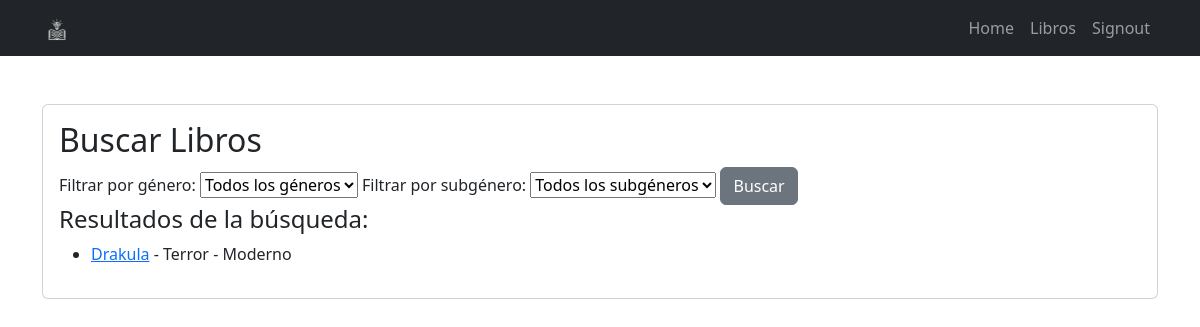
Page /buscar-libros/ (signed in) on the earlier database version.
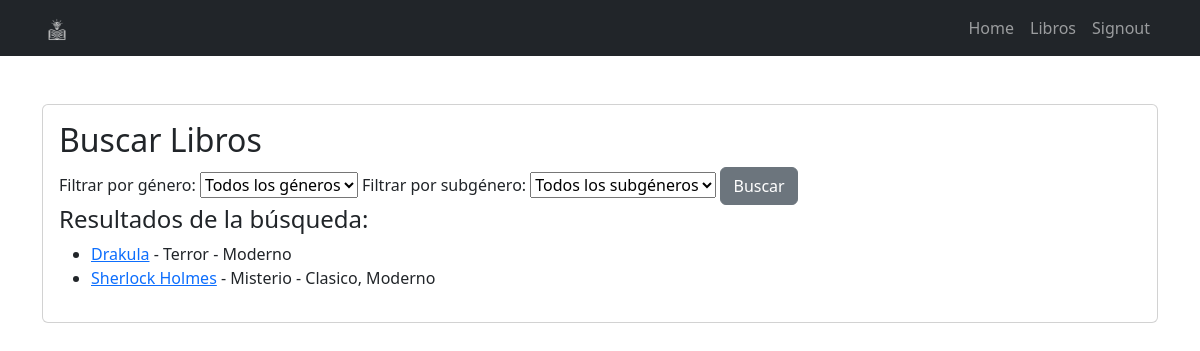
Same page on the later database version.
### tasks/models.py (models this page shows, shortened)
class Book(models.Model):
    title = models.CharField(max_length=200)
    author = models.CharField(max_length=100)
    genre = models.ForeignKey(Genre, on_delete=models.CASCADE, related_name="books")
    subgenre = models.ManyToManyField(Subgenre, related_name='books')
    description = models.TextField()
    publication_date = models.DateField()
    cover_image = models.ImageField(upload_to='covers/', null=True, blank=True)
    def get_subgenres(self):
        return ", ".join([sub.name for sub in self.subgenre.all()])  # Crea una cadena con los nombres de los subgéneros
    get_subgenres.short_description = 'get_subgenres'  # Nombre de la columna en el admin

class Genre(models.Model):
    name = models.CharField(max_length=100)

class Subgenre(models.Model):
    name = models.CharField(max_length=100)
    genero = models.ForeignKey(Genre, on_delete=models.CASCADE, related_name="subgeneros")

### tasks/views.py (the view)
# urls.py: path('buscar-libros/', views.search_books, name='search_books'),
@login_required
def search_books(request):
    genres = Genre.objects.all()
    subgenres = Subgenre.objects.all()
    selected_genre_id = request.GET.get('genre')
    selected_subgenre_id = request.GET.get('subgenre')
    books = Book.objects.all()
    if selected_genre_id:
        books = books.filter(genre__id=selected_genre_id)
    if selected_subgenre_id:
        books = books.filter(subgenre__id=selected_subgenre_id)
    context = {
        'books': books,
        'genres': genres,
        'subgenres': subgenres,
        'selected_genre_id': selected_genre_id,
        'selected_subgenre_id': selected_subgenre_id,
    }
    return render(request, 'search_books.html', context)

### tasks/templates/search_books.html (shortened to what this page needs)
{% extends 'base.html' %}
    {% block content %}
        <main class="container py-5">
            <section class="card card-body">
                <html lang="es">
                    <head>
                    </head>
                    <body>
                        <h2>Buscar Libros</h2>
                        <form method="get">
                            <label for="genre">Filtrar por género:</label>
                            <select name="genre" id="genre">
                                <option value="">Todos los géneros</option>
                            </select>
                            <label for="subgenre">Filtrar por subgénero:</label>
                            <select name="subgenre" id="subgenre">
                                <option value="">Todos los subgéneros</option>
                            </select>
                            <button class="btn btn-secondary" type="submit">Buscar</button>
                        </form>
                        <h4>Resultados de la búsqueda:</h4>
                            <ul>
                                {% for book in books %}
                                <li>
                                    <a href="{% url 'quiz' book.id %}">{{ book.title }}</a> - {{ book.genre.name }} -
                                    {% if book.subgenre.all %}
                                        {{ book.get_subgenres }}
                                    {% else %}
                                        Sin subgénero
                                    {% endif %}
                                </li>
                                {% empty %}
                                <li>No se encontraron libros.</li>
                                {% endfor %}
                            </ul>
                    </body>
                    </html>
            </section>
        </main>
    {% endblock %}

Differences in the rows shown:
added Book: title "Sherlock Holmes", genre.name "Misterio", get_subgenres "Clasico, Moderno"
